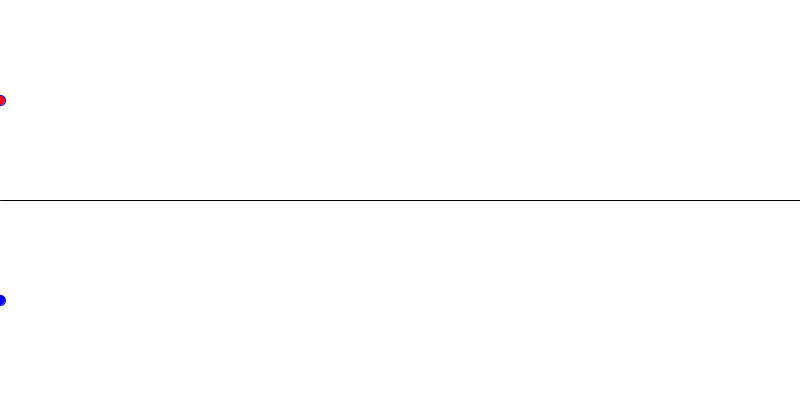
Frame 1 (no input)
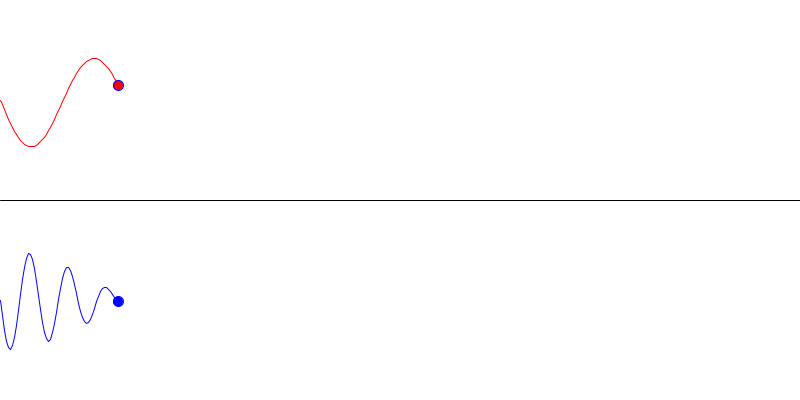
Frame 60 (the mouse pressed at the canvas centre just before this capture)
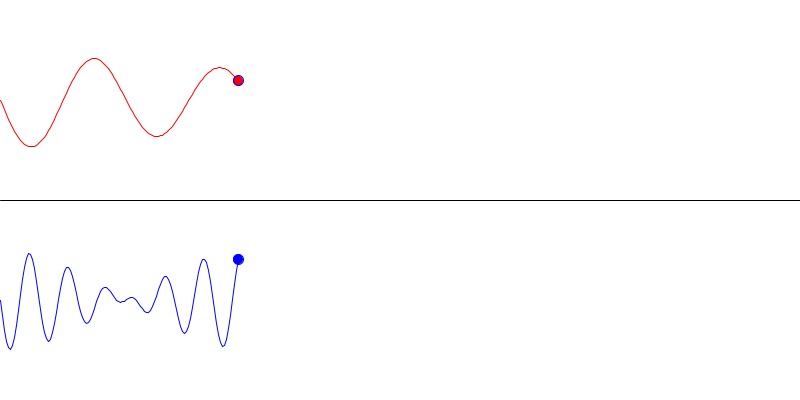
Frame 120 (the mouse held since frame 60 and released just before this capture)

The Processing sketch that drew these frames (run headless with seeded random() and noise(); from frame 60 on, the mouse is pressed at the canvas centre):

// Processing sketch: osciladores
// ── osciladores.pde
// Listas para almacenar las trayectorias
ArrayList<PVector> trayectoria1;
ArrayList<PVector> trayectoria2;

// Variables
float x;
float v, escala; 

void setup() {
  size(800, 400);
  x = 0;
  
  trayectoria1 = new ArrayList<PVector>();
  trayectoria2 = new ArrayList<PVector>();
  
  v = 2;
  escala = 50;
}

void draw() {
  background(255);
  stroke(0);
  
  // Dibujar línea de separación 
  line(0, height / 2, width, height / 2);
  
  // Calcular las posiciones de la partícula en cada función
  float y1 = height / 4 + escala * sin(x * 0.05) * exp(-0.002 * x);
  float y2 = 3 * height / 4 + escala * (0.5 * sin(3 * x * 0.05) + 0.5 * sin(3.5 * x * 0.05));

  // Guardar las posiciones en las listas
  trayectoria1.add(new PVector(x, y1));
  trayectoria2.add(new PVector(x, y2));

  // Dibujar las trayectorias
  noFill();
  stroke(255, 0, 0);
  beginShape();
  for (PVector p : trayectoria1) {
    vertex(p.x, p.y);
  }
  endShape();

  stroke(0, 0, 255);
  beginShape();
  for (PVector p : trayectoria2) {
    vertex(p.x, p.y);
  }
  endShape();

  // Dibujar la partícula en cada función
  fill(255, 0, 0);
  ellipse(x, y1, 10, 10); // Partícula en la primera función
  
  fill(0, 0, 255);
  ellipse(x, y2, 10, 10); // Partícula en la segunda función

  // Incrementar la posición en X con la velocidad
  x += v;

  // Reiniciar la animación cuando la partícula llega al final de la pantalla
  if (x > width) {
    x = 0;
    trayectoria1.clear();
    trayectoria2.clear();
  }
}
